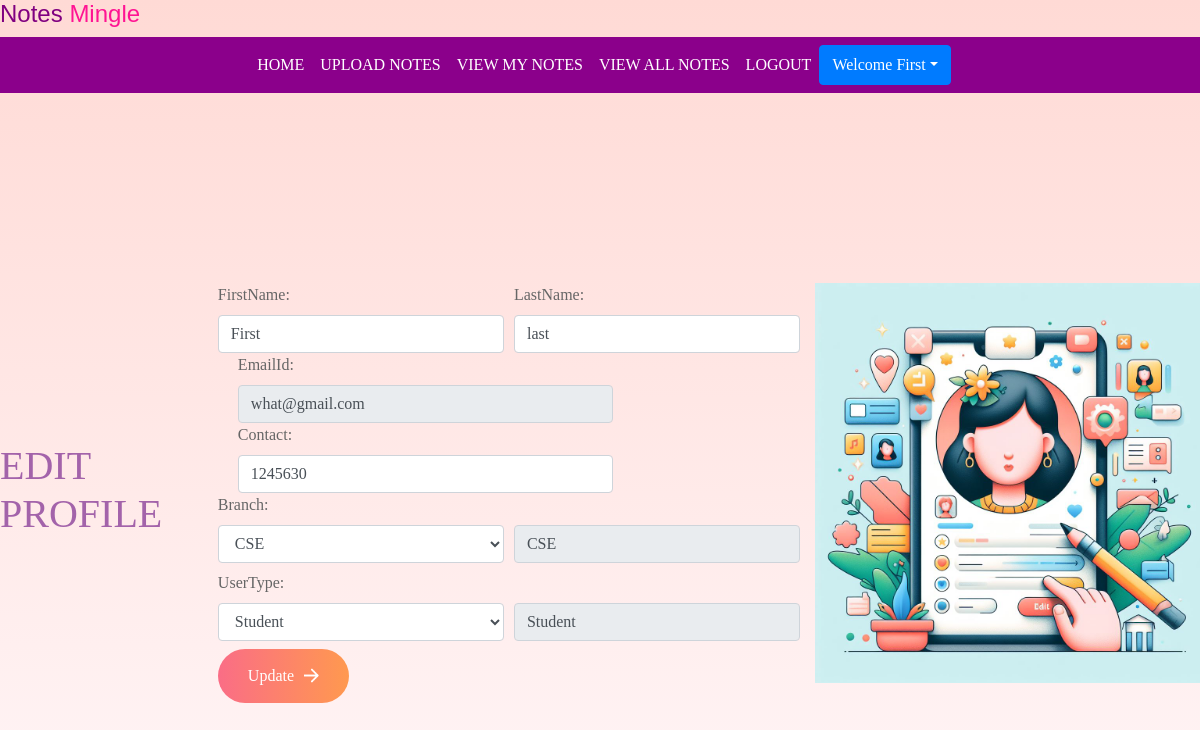
Page /edit_profile (signed in) on the committed database.
### Notes/models.py (models this page shows, shortened)
class Signup(models.Model):
    user = models.ForeignKey(User,on_delete=models.CASCADE)
    contact = models.CharField(max_length=10,null=True)
    branch = models.CharField(max_length=30)
    role = models.CharField(max_length=15)

### Notes/views.py (the view, shortened to what this page needs)
# urls.py: path('edit_profile',edit_profile,name='edit_profile'),
def edit_profile(request):
    if not request.user.is_authenticated:
        return redirect('login')
    user = User.objects.get(id=request.user.id)
    data = Signup.objects.get(user=user)
    error = False
    d={'data':data,'user':user,'error':error}
    return render(request,'edit_profile.html',d)

### Notes/templates/edit_profile.html (shortened to what this page needs)
{% extends 'usernavigation.html' %}
{% load static %}
{% block body %}
<div class="contact-container">
    <h2 class="contact-left-title">EDIT PROFILE</h2>
    <div class="row">
        <div class="col">
            <form method="post" class="contact-left">
                <div class="form-row">
                    <div class="contact-inputs col">
                        <label>FirstName:</label>
                        <input type="text" class="form-control" value="{{data.user.first_name}}" name="firstname">
                    </div>
                    <div class="contact-inputs col">
                        <label>LastName:</label>
                        <input type="text" class="form-control" value="{{data.user.last_name}}" name="lastname">
                    </div>
               </div>
                <div class="form-row">
                    <div class="contact-inputs">
                        <label>EmailId:</label>
                        <input type="text" class="form-control" value="{{data.user.username}}" name="eid" readonly>
                    </div>
                </div>
                <div class="form-row">
                    <div class="contact-inputs">
                        <label>Contact:</label>
                        <input type="text" class="form-control" value="{{data.contact}}" name="contact">
                    </div>
                </div>
                <div class="form-row">
                    <div class="contact-inputs col-md-6">
                        <label>Branch:</label>
                        <select class="form-control" name="branch">
                            <option value="CSE">CSE</option>
                        </select>
                    </div>
                    <div class="contact-inputs col-md-6 mt-2">
                        <br>
                        <input type="text" value="{{data.branch}}" class="form-control" readonly>
                    </div>
                </div>
                <div class="form-row">
                    <div class="contact-inputs col-md-6">
                        <label>UserType:</label>
                        <select class="form-control" name="user">
                            <option value="Student">Student</option>
                        </select>
                    </div>
                    <div class="contact-inputs col-md-6 mt-2">
                        <br>
                        <input type="text" value="{{data.role}}" class="form-control" readonly>
                    </div>
                </div>
                <button type="submit" value="Update">Update<img src="{% static 'images/arrow_icon.png'%}" alt=""></button>
            </form>
        </div>
        <div clas="contact-right">
            <img src="{% static 'images/editprofile.jpg'%}" alt="" width="100%" height="400px">
        </div>
    </div>
</div>
{% endblock %}

### Notes/templates/usernavigation.html (shortened to what this page needs)
<!DOCTYPE html>
<html lang="en">
<head>
  {% load static%}
  <link rel="stylesheet" href="https://maxcdn.bootstrapcdn.com/bootstrap/4.3.1/css/bootstrap.min.css">
  <link rel="stylesheet" href="https://use.fontawesome.com/releases/v5.6.3/css/all.css">
  <link rel="stylesheet" href="{% static 'css/mystyle.css'%}">
</head>
<body>
<marquee class="blink" behavior="alternate" scrollamount="12"><h4 class="nav-scroll" style="padding:3%, font-size:25px, font-style:italic,"><span style="color:purple">Notes</span><span style="color:deeppink"> Mingle</span></h4></marquee>
<nav class="navbar navbar-expand-sm justify-content-center" style= "background-color : darkmagenta">
<ul class="navbar-nav">
  <li class="navbar-item">
    <a class="nav-link" href="{% url 'profile' %}">HOME</a>
  </li>
  <li class="navbar-item">
    <a class="nav-link" href="{% url 'upload_notes' %}">UPLOAD NOTES</a>
  </li>
  <li class="navbar-item">
    <a class="nav-link" href="{% url 'view_mynotes' %}">VIEW MY NOTES</a>
  </li>
  <li class="navbar-item">
    <a class="nav-link" href="{% url 'viewallnotes' %}">VIEW ALL NOTES</a>
  </li>
  <li class="navbar-item">
    <a class="nav-link" href="{% url 'logout' %}">LOGOUT</a>
  </li>
  <div class="btn-group">
    <button type="button" class="btn btn-primary dropdown-toggle" data-toggle="dropdown">Welcome {{request.user.first_name}}</button>
  </div>
</ul>
</nav>
</body>
</html>
{%block body%}
{%endblock%}

### Notes/static/css/mystyle.css (style rules this page uses)
.nav-link { color:white; }
.blink { animation: blinker 1.5s linear infinite; font-family: sans-serif; }

### Notes/templates/edit_profile.html (style rules this page uses)
* { padding:0; margin:0; box-sizing:border-box; }
body { font-family:'outfit'; background:linear-gradient(#ffdad5,#fff7f9); }
.contact-container { height:100vh; display:flex; align-items:center; justify-content:space-evenly; }
.contact-left { display:flex; flex-direction:column; align-items:start; gap:20px; }
h2 { font-weight:300; color:#a363aa; font-size:40px; margin-bottom:5px; }
.form-row { marign-left:10px; }
.contact-inputs { width:400px; height:50px; border:none; outline:none; padding-left:25px; font-weight:500; color:#666; border-radius:50px; }
.contact-inputs::placeholder { color:#a9a9a9; }
.contact-left button { display:flex; align-items:center; padding:15px 30px; font-size:16px; color:#fff; gap:10px; border:none; border-radius:50px; background:linear-gradient(270deg,#ff994f,#fa6d86); cursor:pointer; }
.contact-left button img { height:15px; }

### rows in the picture
Signup: firstname "First", lastname "last", eid "what@gmail.com", contact "1245630", branch "CSE", role "Student"

### other values in the picture
{{ request.user.first_name }} "First"
